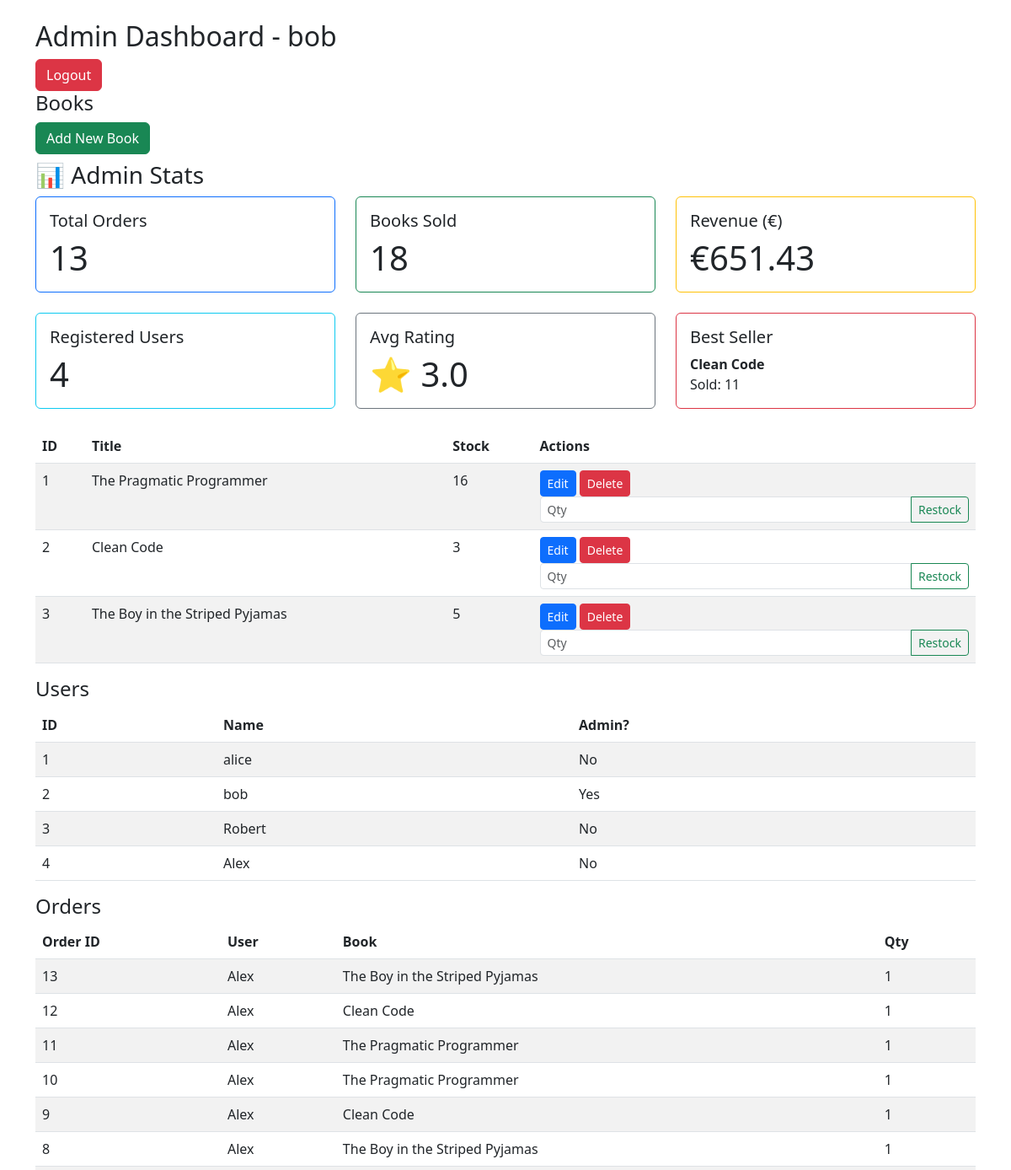
Before: /admin?user_id=2 (upper part) with the older database file.
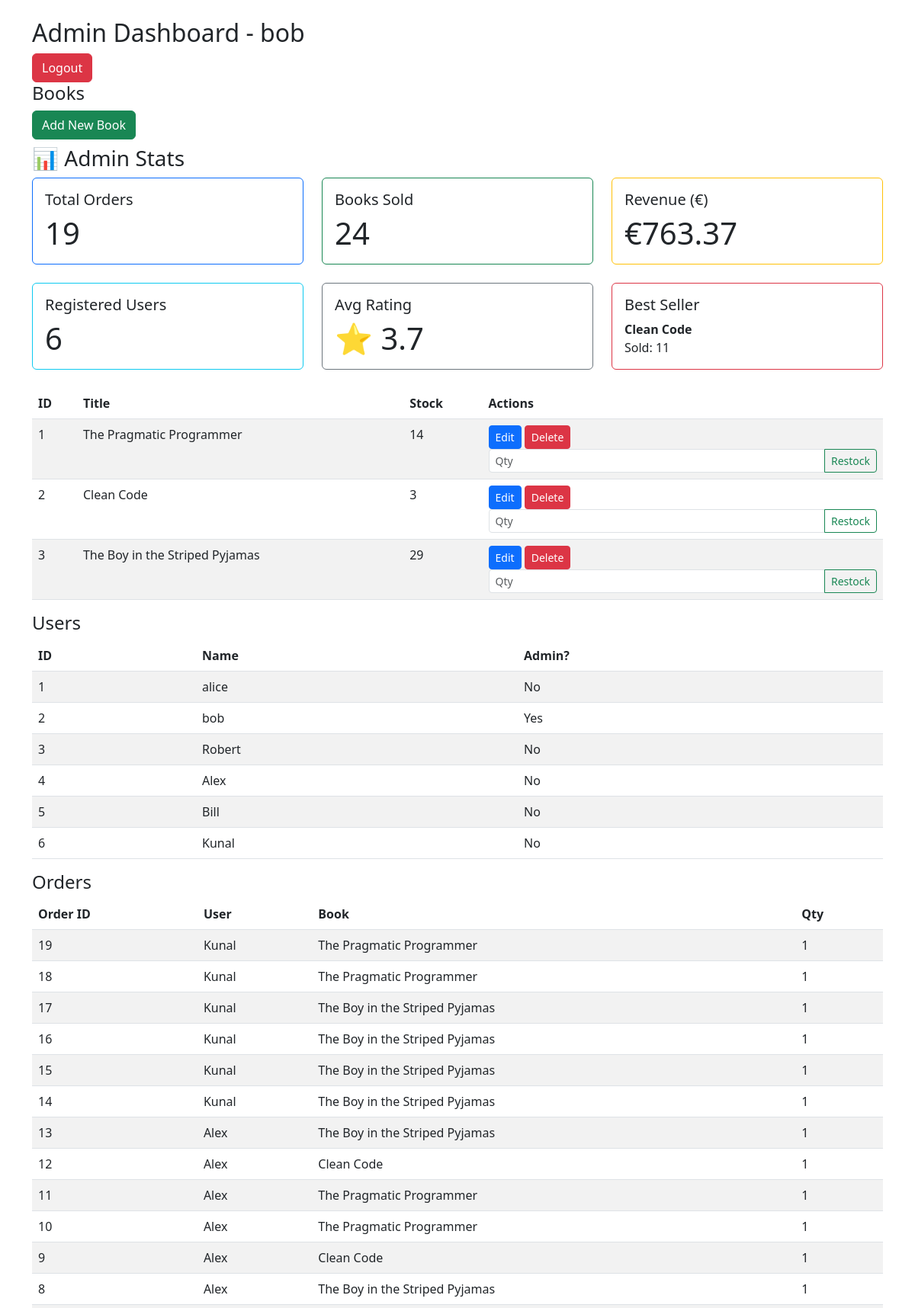
After: the same page with the newer database file.
### tables this page shows
CREATE TABLE books (
    id INTEGER PRIMARY KEY AUTOINCREMENT,
    title TEXT,
    author TEXT,
    publisher TEXT,
    price REAL,
    category TEXT,
    isbn TEXT,
    stock INTEGER,
    image_url TEXT
);

CREATE TABLE users (
    id INTEGER PRIMARY KEY AUTOINCREMENT,
    name TEXT,
    password TEXT,
    is_admin INTEGER
, payment_method TEXT, address TEXT);

CREATE TABLE orders (
    id INTEGER PRIMARY KEY AUTOINCREMENT,
    user_id INTEGER,
    book_id INTEGER,
    quantity INTEGER,
    FOREIGN KEY(user_id) REFERENCES users(id),
    FOREIGN KEY(book_id) REFERENCES books(id)
);

### app.py (the view)
@app.route('/admin')
def admin_dashboard():
    user_id = request.args.get('user_id')
    conn = get_db_connection()
    access_proxy = AdminAccessProxy(conn)
    if not access_proxy.is_admin(user_id):
        conn.close()
        return "Access denied."
    user_dao = UserDAO(conn)
    user = user_dao.get_user_by_id(user_id)
    books = conn.execute('SELECT * FROM books').fetchall()
    users = conn.execute('SELECT * FROM users').fetchall()
    orders = conn.execute('''
        SELECT o.id, u.name AS customer, b.title, o.quantity
        FROM orders o
        JOIN users u ON o.user_id = u.id
        JOIN books b ON o.book_id = b.id
        ORDER BY o.id DESC
    ''').fetchall()
    total_orders = conn.execute('SELECT COUNT(*) FROM orders').fetchone()[0]
    total_books_sold = conn.execute('SELECT SUM(quantity) FROM orders').fetchone()[0] or 0
    total_revenue = conn.execute('SELECT SUM(o.quantity * b.price) FROM orders o JOIN books b ON o.book_id = b.id').fetchone()[0] or 0
    total_users = conn.execute('SELECT COUNT(*) FROM users').fetchone()[0]
    avg_rating = conn.execute('SELECT AVG(rating) FROM reviews').fetchone()[0] or 0
    best_seller = conn.execute('''
        SELECT b.title, SUM(o.quantity) AS sold
        FROM orders o
        JOIN books b ON o.book_id = b.id
        GROUP BY o.book_id
        ORDER BY sold DESC
        LIMIT 1
    ''').fetchone()
    conn.close()
    return render_template('admin.html',
        user=user,
        books=books,
        users=users,
        orders=orders,
        total_orders=total_orders,
        total_books_sold=total_books_sold,
        total_revenue=round(total_revenue, 2),
        total_users=total_users,
        avg_rating=round(avg_rating, 1),
        best_seller=best_seller,
        user_id=user_id
    )

### app.py (called while the page is built)
def get_db_connection():
    return DatabaseConnection.get_instance().get_connection()

### dao.py (called while the page is built)
    def get_user_by_id(self, user_id):
        cur = self.conn.cursor()
        row = cur.execute('SELECT * FROM users WHERE id = ?', (user_id,)).fetchone()
        if row:
            return UserFactory.create_user_from_row(row)
        return None

### factories.py (called while the page is built)
    @staticmethod
    def create_user_from_row(row):
        return User(
            id=row['id'],
            name=row['name'],
            is_admin=row['is_admin'],
            address=row['address'],
            payment_method=row['payment_method']
        )

### proxy.py (called while the page is built)
    def is_admin(self, user_id):
        user_dao = UserDAO(self.conn)
        user = user_dao.get_user_by_id(user_id)
        return user and user.is_admin

### singleton.py (called while the page is built)
    @classmethod
    def get_instance(cls):
        if cls._instance is None:
            cls._instance = DatabaseConnection()
        return cls._instance

### templates/admin.html (shortened to what this page needs)
{% extends "layout.html" %}
{% block content %}
  <h2>Admin Dashboard - {{ user['name'] }}</h2>
  <a href="{{ url_for('logout') }}" class="btn btn-danger">Logout</a>
  <h4>Books</h4>
  <a href="{{ url_for('add_book', user_id=user['id']) }}" class="btn btn-success mb-2">Add New Book</a>
  <h3>📊 Admin Stats</h3>
<div class="row mb-4">
  <div class="col-md-4">
    <div class="card border-primary">
      <div class="card-body">
        <h5 class="card-title">Total Orders</h5>
        <p class="card-text display-6">{{ total_orders }}</p>
      </div>
    </div>
  </div>
  <div class="col-md-4">
    <div class="card border-success">
      <div class="card-body">
        <h5 class="card-title">Books Sold</h5>
        <p class="card-text display-6">{{ total_books_sold }}</p>
      </div>
    </div>
  </div>
  <div class="col-md-4">
    <div class="card border-warning">
      <div class="card-body">
        <h5 class="card-title">Revenue (€)</h5>
        <p class="card-text display-6">€{{ total_revenue }}</p>
      </div>
    </div>
  </div>
</div>
<div class="row mb-4">
  <div class="col-md-4">
    <div class="card border-info">
      <div class="card-body">
        <h5 class="card-title">Registered Users</h5>
        <p class="card-text display-6">{{ total_users }}</p>
      </div>
    </div>
  </div>
  <div class="col-md-4">
    <div class="card border-secondary">
      <div class="card-body">
        <h5 class="card-title">Avg Rating</h5>
        <p class="card-text display-6">⭐ {{ avg_rating }}</p>
      </div>
    </div>
  </div>
  <div class="col-md-4">
    <div class="card border-danger">
      <div class="card-body">
        <h5 class="card-title">Best Seller</h5>
        {% if best_seller %}
          <p class="card-text">
            <strong>{{ best_seller['title'] }}</strong><br>
            Sold: {{ best_seller['sold'] }}
          </p>
        {% else %}
          <p class="card-text">No sales yet</p>
        {% endif %}
      </div>
    </div>
  </div>
</div>
<table class="table table-striped">
  <thead>
    <tr><th>ID</th><th>Title</th><th>Stock</th><th>Actions</th></tr>
  </thead>
  <tbody>
    {% for book in books %}
      <tr>
        <td>{{ book['id'] }}</td>
        <td>{{ book['title'] }}</td>
        <td>{{ book['stock'] }}</td>
        <td>
          <a href="{{ url_for('edit_book', book_id=book['id'], user_id=user['id']) }}" class="btn btn-sm btn-primary">Edit</a>
          <a href="{{ url_for('delete_book', book_id=book['id'], user_id=user['id']) }}" class="btn btn-sm btn-danger" onclick="return confirm('Are you sure?')">Delete</a>
          <form method="post" action="{{ url_for('restock_book', book_id=book['id']) }}" class="d-inline ms-2" style="width: 150px;">
            <div class="input-group input-group-sm">
              <input type="number" class="form-control" name="amount" min="1" placeholder="Qty" required>
              <button class="btn btn-outline-success" type="submit">Restock</button>
            </div>
          </form>
        </td>
      </tr>
    {% endfor %}
  </tbody>
</table>
  <h4>Users</h4>
  <table class="table table-striped">
    <thead><tr><th>ID</th><th>Name</th><th>Admin?</th></tr></thead>
    <tbody>
      {% for u in users %}
        <tr><td>{{ u['id'] }}</td><td>{{ u['name'] }}</td><td>{{ 'Yes' if u['is_admin'] else 'No' }}</td></tr>
      {% endfor %}
    </tbody>
  </table>
  <h4>Orders</h4>
  <table class="table table-striped">
    <thead><tr><th>Order ID</th><th>User</th><th>Book</th><th>Qty</th></tr></thead>
    <tbody>
      {% for o in orders %}
        <tr>
          <td>{{ o['id'] }}</td>
          <td>{{ o['customer'] }}</td>
          <td>{{ o['title'] }}</td>
          <td>{{ o['quantity'] }}</td>
        </tr>
      {% endfor %}
    </tbody>
  </table>
{% endblock %}

Changed rows visible on the page:
changed books "The Pragmatic Programmer": stock "16" → "14"
changed books "The Boy in the Striped Pyjamas": stock "5" → "29"
added users: id "5", name "Bill", is_admin "No"
added users: id "6", name "Kunal", is_admin "No"
added orders: id "19", customer "Kunal", title "The Pragmatic Programmer", quantity "1"
added orders: id "18", customer "Kunal", title "The Pragmatic Programmer", quantity "1"
added orders: id "17", customer "Kunal", title "The Boy in the Striped Pyjamas", quantity "1"
added orders: id "16", customer "Kunal", title "The Boy in the Striped Pyjamas", quantity "1"
added orders: id "15", customer "Kunal", title "The Boy in the Striped Pyjamas", quantity "1"
added orders: id "14", customer "Kunal", title "The Boy in the Striped Pyjamas", quantity "1"
Other visible differences:
{{ total_orders }}: "13" → "19"
{{ total_books_sold }}: "18" → "24"
{{ total_revenue }}: "651.43" → "763.37"
{{ total_users }}: "4" → "6"
{{ avg_rating }}: "3.0" → "3.7"
